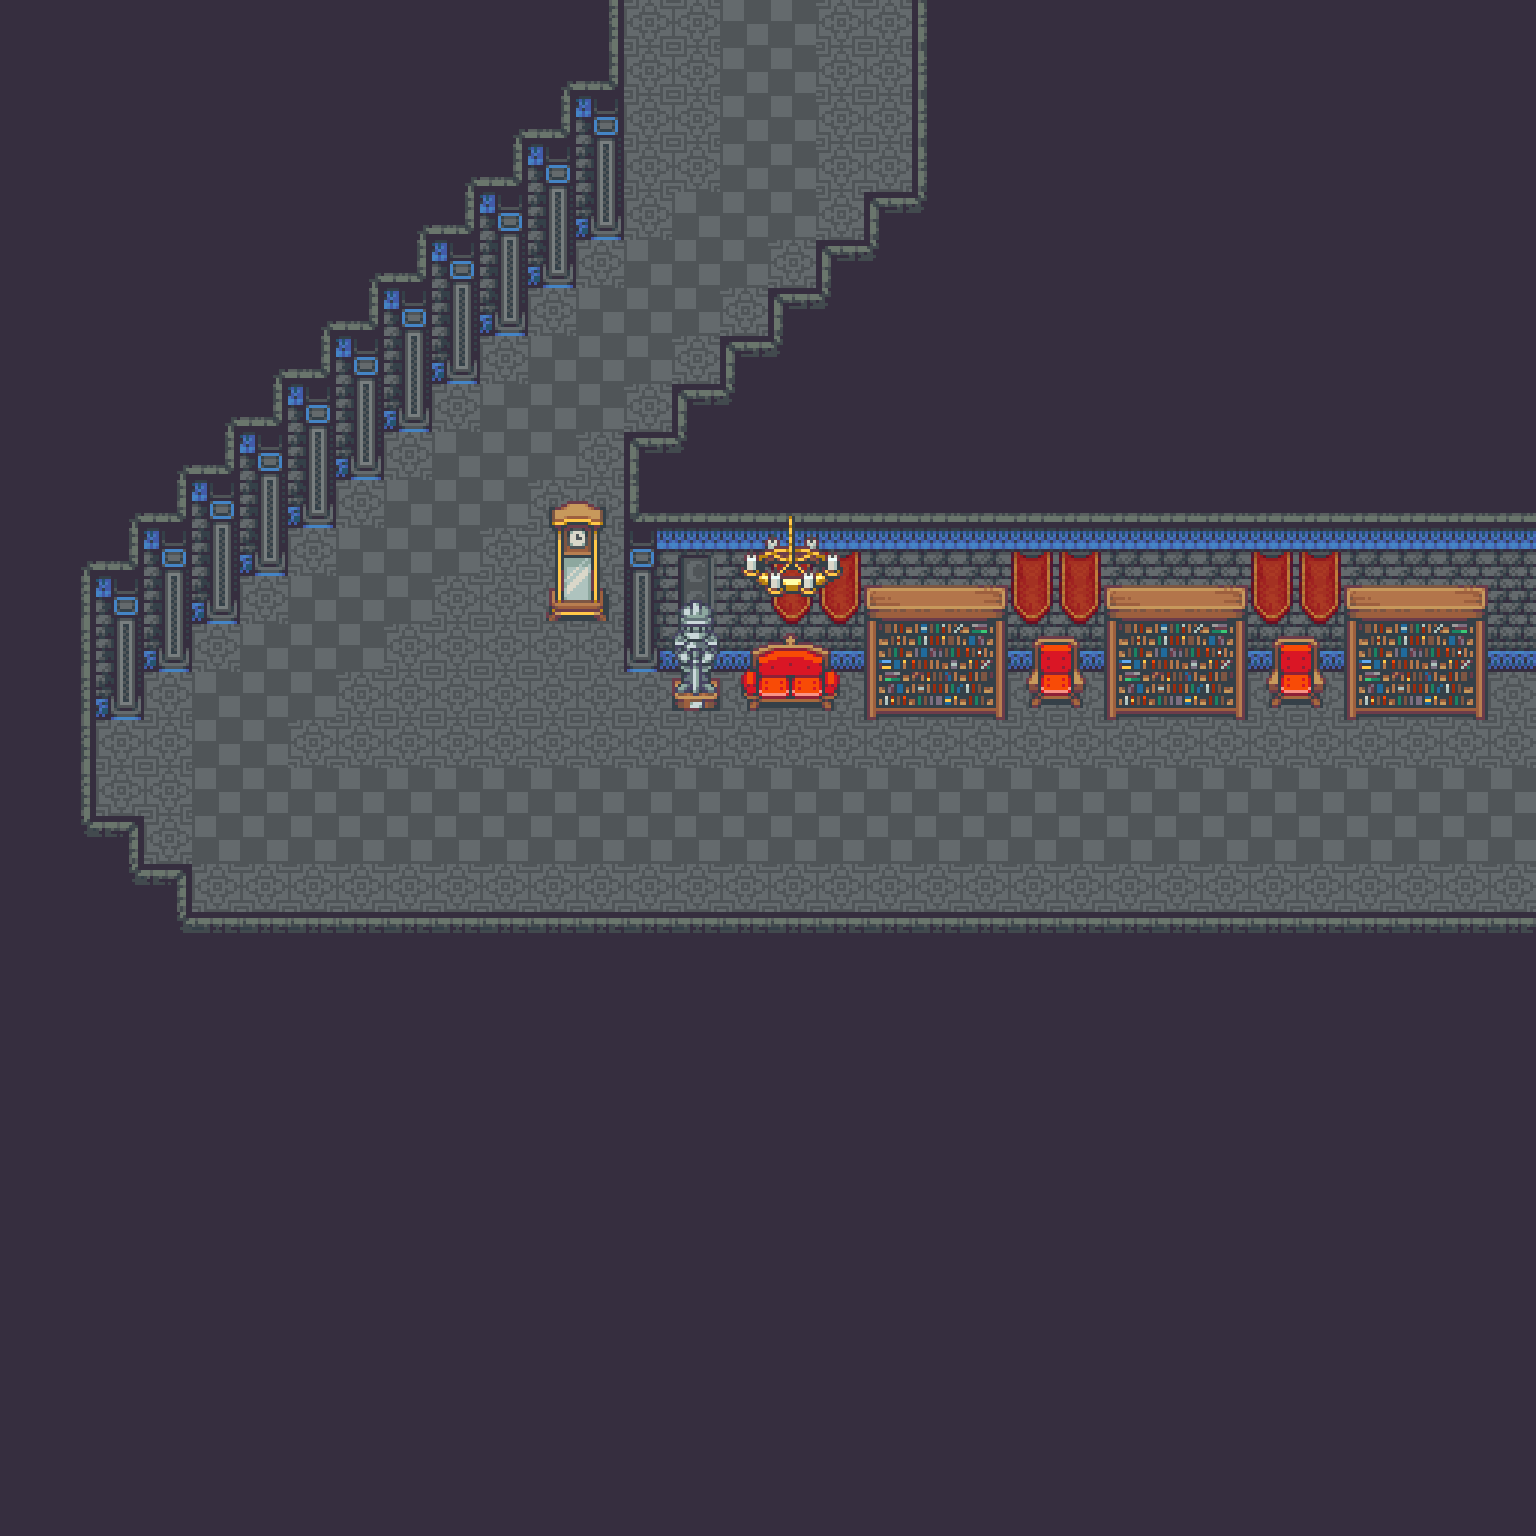

Below is a game level as drawn by its tile map, then a one-line description and the .tmx that defines it (tile-layer data replaced by summaries):
An orthogonal 32x32 tile map with 48x48 px tiles, 3 tile layers (Ground, Furnishing, Ceiling), 3 tilesets and 3 objects.

<map version="1.5" tiledversion="1.7.2" orientation="orthogonal" renderorder="right-down" width="32" height="32" tilewidth="48" tileheight="48" infinite="0" nextlayerid="5" nextobjectid="5">
 <tileset firstgid="1" source="Castle.tsx" />
 <tileset firstgid="1480" source="CastleObjects.tsx" />
 <tileset firstgid="1736" source="CastleObjects2.tsx" />
 <layer id="2" name="Ground" width="32" height="32">
  <data>[1024 cells, 1024 non-empty, 2 distinct tile ids]</data>
 </layer>
 <layer id="1" name="Furnishing" width="32" height="32">
  <data>[1024 cells, 817 non-empty, 42 distinct tile ids]</data>
 </layer>
 <layer id="4" name="Ceiling" width="32" height="32">
  <data>[1024 cells, 36 non-empty, 22 distinct tile ids]</data>
 </layer>
 <objectgroup id="3" name="Props">
  <object id="2" gid="235" x="144" y="720" width="48" height="48">
   <properties>
    <property name="I" value="[ChestSpawn]" />
   </properties>
  </object>
  <object id="3" gid="235" x="144" y="864" width="48" height="48">
   <properties>
    <property name="I" value="[ChestSpawn]" />
   </properties>
  </object>
  <object id="4" gid="235" x="432" y="720" width="48" height="48">
   <properties>
    <property name="S" value="" />
   </properties>
  </object>
 </objectgroup>
</map>
